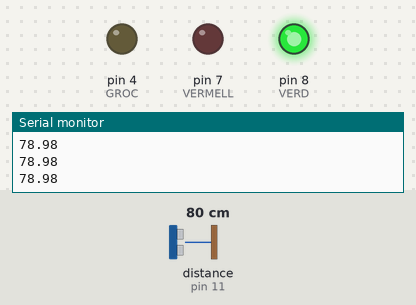
Bench run of a sketch on a simulated Arduino Uno, built with avr-gcc and run on an emulated ATmega328P. Parts: output pins drawn as LEDs (lit = HIGH), the last lines printed to the serial monitor. Wiring (from diagram.json): ultrasonic range finder: trigger pin 12; echo pin 11. The inputs (shaded band) are chosen by the test bench; at power-on: distance to the obstacle (sensor on pin 11) 80 cm. The echo pulse lasts 58.3 µs per cm; pins used as bus, display or sensor lines are not drawn.

Above: at 1.2 s.
1.3 s: distance to the obstacle (sensor on pin 11) set to 23 cm
2.8 s: distance to the obstacle (sensor on pin 11) set to 19 cm
At 3.3 s:
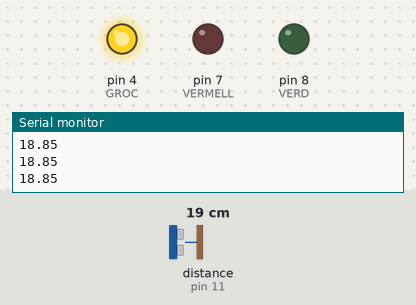
4.3 s: distance to the obstacle (sensor on pin 11) set to 12 cm
5.8 s: distance to the obstacle (sensor on pin 11) set to 9 cm
At 6.3 s:
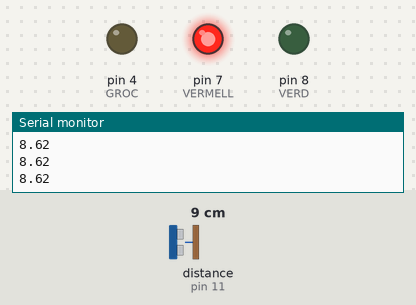
7.3 s: distance to the obstacle (sensor on pin 11) set to 18 cm
At 7.8 s:
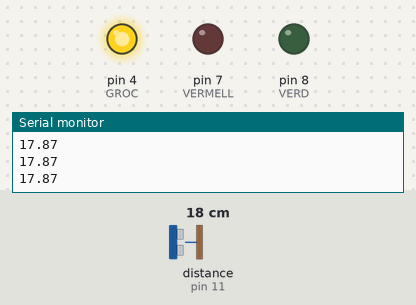
8.8 s: distance to the obstacle (sensor on pin 11) set to 2 cm
At 9.7 s:
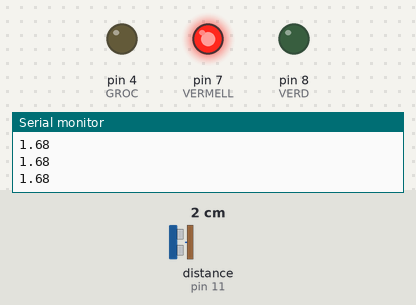
Timing chart, 0 to 11.3 s (numbered marks = the images above; inputs shaded):
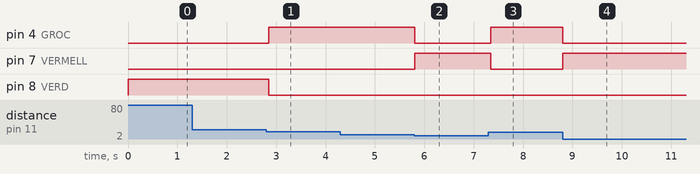

Measured:
- the behaviour switches between 21 and 20 cm on distance to the obstacle (sensor on pin 11) (found by bisection; images 0 and 1)
- the behaviour switches between 11 and 10 cm on distance to the obstacle (sensor on pin 11) (found by bisection; images 1 and 2)
- after the input at 2.8 s, pin 4 (GROC): LOW → HIGH after 0.05 s; pin 8 (VERD): HIGH → LOW after 0.05 s
- after the input at 5.8 s, pin 4 (GROC): HIGH → LOW at once; pin 7 (VERMELL): LOW → HIGH at once
- after the input at 7.3 s, pin 4 (GROC): LOW → HIGH after 0.05 s; pin 7 (VERMELL): HIGH → LOW after 0.05 s
- after the input at 8.8 s, pin 4 (GROC): HIGH → LOW at once; pin 7 (VERMELL): LOW → HIGH at once

The sketch:

sketch.ino
```cpp
/*
  SA7 - Robot reactiu (per a Wokwi)
  Prova la LOGICA reactiva percepcio -> decisio -> accio SENSE robot fisic:
  Wokwi no mou rodes, pero els 3 LEDs mostren QUE farien els motors.
    VERD    = endavant (via lliure)
    GROC    = atura    (zona de confort)
    VERMELL = enrere   (massa a prop)
  En un robot real, aquests pins anirien al driver dels motors (vegeu el
  codi de la SA7), aqui hi posem LEDs per VEURE la decisio.

  Circuit: HC-SR04 TRIG=12 ECHO=11 ; LED verd=8, groc=4, vermell=7 (220R cada un).
  A Wokwi: clica el sensor HC-SR04 i mou el control de "distance" per provar-ho.
*/

const int TRIG = 12;
const int ECHO = 11;
const int VERD = 8;      // endavant
const int GROC = 4;      // atura
const int VERMELL = 7;   // enrere

// Dos llindars amb zona de confort al mig (evita el "va-i-ve" al voltant d'un valor).
const int A_PROP  = 10;  // cm: per sota d'aixo, massa a prop -> recula
const int A_LLUNY = 20;  // cm: per sobre d'aixo, via lliure  -> avanca

float distancia() {
  digitalWrite(TRIG, LOW);
  delayMicroseconds(2);
  digitalWrite(TRIG, HIGH);
  delayMicroseconds(10);
  digitalWrite(TRIG, LOW);
  long t = pulseIn(ECHO, HIGH, 30000);   // timeout 30 ms
  if (t == 0) return 400;                // sense eco: molt lluny
  return t * 0.034 / 2.0;                // temps (us) -> distancia (cm)
}

// Encen NOMES el LED de l'estat triat; els altres, apagats.
void mostraEstat(int verd, int groc, int vermell) {
  digitalWrite(VERD, verd);
  digitalWrite(GROC, groc);
  digitalWrite(VERMELL, vermell);
}

void setup() {
  pinMode(TRIG, OUTPUT);
  pinMode(ECHO, INPUT);
  pinMode(VERD, OUTPUT);
  pinMode(GROC, OUTPUT);
  pinMode(VERMELL, OUTPUT);
  Serial.begin(9600);
}

void loop() {
  float d = distancia();          // 1) PERCEPCIO
  Serial.println(d);

  if (d < A_PROP) {               // 2) DECISIO  +  3) ACCIO
    mostraEstat(LOW, LOW, HIGH);  // massa a prop -> enrere (vermell)
  } else if (d > A_LLUNY) {
    mostraEstat(HIGH, LOW, LOW);  // via lliure  -> endavant (verd)
  } else {
    mostraEstat(LOW, HIGH, LOW);  // zona de confort -> atura (groc)
  }

  delay(50);
}
```
